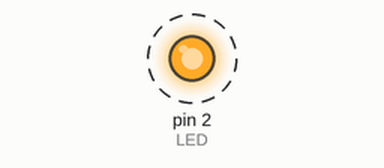
This sketch was run on a simulated Arduino Uno, built with avr-gcc and run on an emulated ATmega328P. Parts: output pins drawn as LEDs (lit = HIGH). Dashed ring = blinking.

Above: at 0.05 s.
Timing chart, 0 to 3.0 s (numbered marks = the images above):
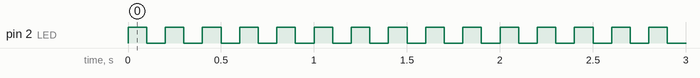

Measured:
- by itself, pin 2 (LED): alternates HIGH for 0.10 s and LOW for 0.10 s

The sketch:

LedBlink.ino
```cpp
const int LED = 2;

void setup() {
  // put your setup code here, to run once:
  pinMode(LED, OUTPUT);
}

void loop() {
  // put your main code here, to run repeatedly:
  digitalWrite(LED, HIGH);
  delay(100);
  digitalWrite(LED, LOW);
  delay(100);
}
```
